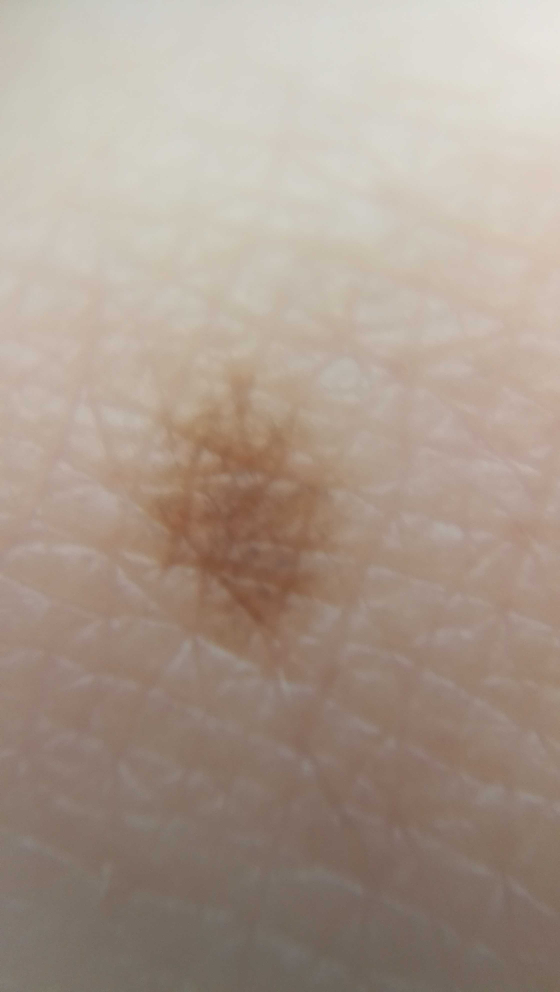
#> input picture difference_finder/mole.jpg, 2240 x 3968 px (shown at 1/4 size)
$ python camera.py
#> lines starting #> are read from the running program, lines starting #| are printed output that depends on the picture
import numpy as np
import cv2

def align_images(img1, img2):
    """
    Given two images (Assuming they're of the same object), re-align the two pictures
    """

    # Convert pictures to grayscale
    gray_img1 = cv2.cvtColor(img1, cv2.COLOR_BGR2GRAY)
    gray_img2 = cv2.cvtColor(img2, cv2.COLOR_BGR2GRAY)

    # Get contour of the mole

    POINTS = 5 # Number of points to find
    QUALITY = 0.000001 # Threshold of key point quality
    DISTANCE = 1 # Distance between all good points (Not really important)

    contour_A = cv2.findContours(thresh,cv2.RETR_TREE,cv2.CHAIN_APPROX_SIMPLE)
    #contour_B = cv2.goodFeaturesToTrack(gray_img2, POINTS, QUALITY, DISTANCE)

    key_points_A = np.int0(key_points_A)

    for i in key_points_A:
        x,y = i.ravel()
        cv2.circle(gray_img1, (x, y), 5, (0, 20, 200), 1)

    return gray_img1

def enhance_lighting(image):

    if len(image.shape) > 2:
        image = cv2.cvtColor(image, cv2.COLOR_BGR2GRAY)

    height = image.shape[0]
    length = image.shape[1]

    def center_dist(x, y, mode = "Manhattan"):

        if mode == "Euclid":

            # Return Euclidean distance of (x, y) to center

            return int(pow(pow(x - height / 2, 2) + pow(y - length / 2, 2), 0.5)) / 80

        elif mode == "Manhattan":

            # Return Manhattan distance of (x, y) to center

            return (abs(x - height / 2) + abs(y - length / 2)) / 2

    POWER = 1.3

    for y in xrange(height):
        for x in xrange(length):
            # 0 - Black
            # 255 - White
            image[y, x] = min(255, pow(max(0, image[y, x] - 90 + center_dist(y, x)), POWER))

    return image

# Capture frame-by-frame
#ret, frame = cap.read()

FRAME = cv2.imread('mole.jpg')
#> FRAME is the input picture: shape (3968, 2240, 3); mean B, G, R 142.2, 154.6, 170

# Resize Image

width = FRAME.shape[1]
#> width = 2240
length = FRAME.shape[0]
#> length = 3968
scale = 0.1
frame = cv2.resize(FRAME, (int(width * scale), int(length * scale)))
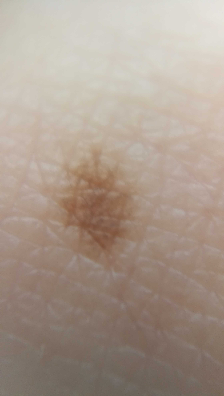
#> frame: shape (396, 224, 3); mean B, G, R 142.1, 154.5, 170

frame = enhance_lighting(frame)
#> in enhance_lighting, `image = cv2.cvtColor(image, cv2.COLOR_BGR2GRAY)`:
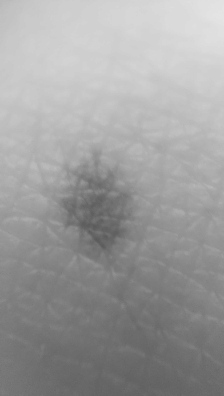
#> image: shape (396, 224); min 90, max 228, mean 157.7
#> after the loop in enhance_lighting, `for y in xrange(height):`:
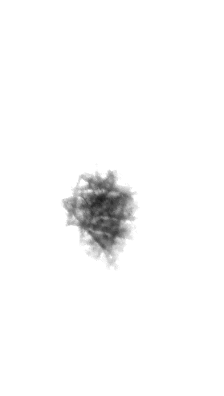
#> image: shape (396, 224); min 30, max 255, mean 249.4

while 1:

    cv2.imshow('Sharpened Version', frame)

    if cv2.waitKey(1) & 0xFF == ord('q'):
#> (key q is pressed here)
        break

# When everything done, release the capture
#cap.release()
cv2.destroyAllWindows()
